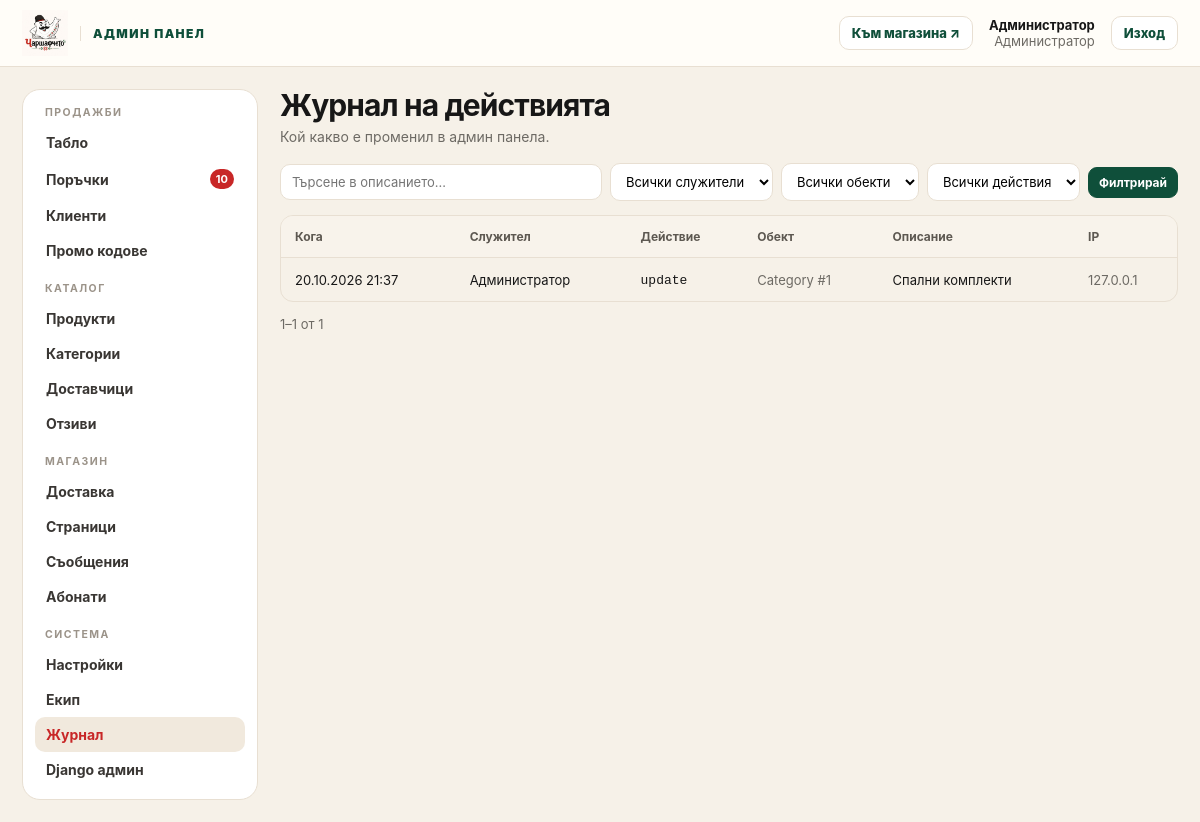
Page /dashboard/audit/ (signed in) on the earlier database version.
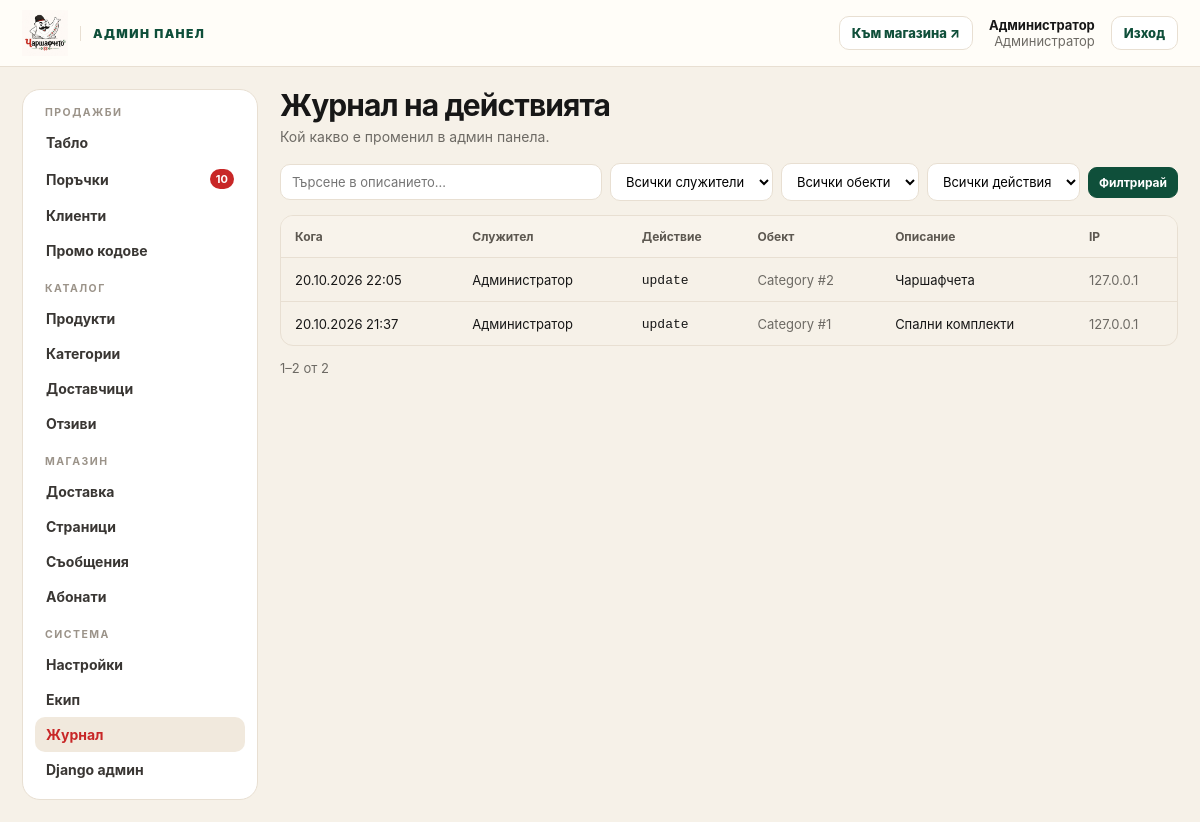
Same page on the later database version.
### core/models.py (models this page shows, shortened)
class AuditLog(models.Model):
    user = models.ForeignKey(settings.AUTH_USER_MODEL, null=True, on_delete=models.SET_NULL)
    action = models.CharField(max_length=40)
    object_type = models.CharField(max_length=60)
    object_id = models.CharField(max_length=40, blank=True)
    summary = models.CharField(max_length=300)
    ip_address = models.GenericIPAddressField(null=True, blank=True)
    created_at = models.DateTimeField(auto_now_add=True)
    class Meta:
        ordering = ["-created_at"]

### accounts/models.py (models this page shows)
class User(AbstractUser):
    username = None
    email = models.EmailField("имейл", unique=True)
    phone = models.CharField("телефон", max_length=32, blank=True)
    marketing_consent = models.BooleanField("съгласие за маркетинг", default=False)
    email_verified = models.BooleanField("потвърден имейл", default=False)
    USERNAME_FIELD = "email"
    REQUIRED_FIELDS = []
    objects = UserManager()
    class Meta:
        verbose_name = "потребител"
        verbose_name_plural = "потребители"
    def __str__(self):
        return self.get_full_name() or self.email

### dashboard/views/content.py (the view)
# urls.py: path("audit/", content.audit_log, name="audit"),
@staff_required
def audit_log(request):
    qs = AuditLog.objects.select_related("user")
    if request.GET.get("user"):
        qs = qs.filter(user_id=request.GET["user"])
    if request.GET.get("type"):
        qs = qs.filter(object_type=request.GET["type"])
    if request.GET.get("action"):
        qs = qs.filter(action=request.GET["action"])
    q = request.GET.get("q", "").strip()
    if q:
        qs = qs.filter(summary__icontains=q)
    return render(request, "dashboard/audit.html", {
        "page": paginate(request, qs),
        "users": get_user_model().objects.filter(is_staff=True),
        "types": AuditLog.objects.values_list("object_type", flat=True).distinct().order_by("object_type"),
        "actions": AuditLog.objects.values_list("action", flat=True).distinct().order_by("action"),
    })

### core/context_processors.py (called while the page is built)
def store(request):
    if request.path.startswith(("/static/", "/media/")):
        return {}
    wishlist_ids = set()
    if request.user.is_authenticated:
        wishlist_ids = set(WishlistItem.objects.filter(user=request.user).values_list("product_id", flat=True))
    else:
        wishlist_ids = set(request.session.get("wishlist", []))
    return {
        "store": SiteSettings.load(),
        "cart": Cart(request),
        "wishlist_ids": wishlist_ids,
        "menu_categories": Category.objects.filter(is_active=True, show_in_menu=True, parent__isnull=True),
        "footer_pages": Page.objects.filter(show_in_footer=True),
        "card_payments_enabled": bool(settings.STRIPE_SECRET_KEY),
        "SITE_URL": settings.SITE_URL,
    }

### core/models.py (called while the page is built)
    @classmethod
    def load(cls):
        obj = cache.get(cls.CACHE_KEY)
        if obj is None:
            obj, _ = cls.objects.get_or_create(pk=1)
            cache.set(cls.CACHE_KEY, obj, 300)
        return obj

### dashboard/access.py (called while the page is built)
def staff_required(view):
    @wraps(view)
    def wrapper(request, *args, **kwargs):
        return _check(request) or view(request, *args, **kwargs)
    return wrapper

### dashboard/templates/dashboard/audit.html (shortened to what this page needs)
{% extends "dashboard/base.html" %}
{% block content %}
<div class="d-head"><div><h1>Журнал на действията</h1><p class="d-sub">Кой какво е променил в админ панела.</p></div></div>
<form class="d-filters" method="get">
  <input type="search" name="q" value="{{ request.GET.q }}" placeholder="Търсене в описанието…" aria-label="Търсене">
  <select name="user" data-autosubmit aria-label="Служител"><option value="">Всички служители</option></select>
  <select name="type" data-autosubmit aria-label="Обект"><option value="">Всички обекти</option>{% for t in types %}{% if t %}<option {% if request.GET.type == t %}selected{% endif %}>{{ t }}</option>{% endif %}{% endfor %}</select>
  <select name="action" data-autosubmit aria-label="Действие"><option value="">Всички действия</option>{% for a in actions %}<option {% if request.GET.action == a %}selected{% endif %}>{{ a }}</option>{% endfor %}</select>
  <button class="d-btn solid" type="submit">Филтрирай</button>
</form>
<div class="table-wrap"><table class="table d-table"><thead><tr><th>Кога</th><th>Служител</th><th>Действие</th><th>Обект</th><th>Описание</th><th>IP</th></tr></thead><tbody>
{% for log in page %}<tr><td style="white-space:nowrap">{{ log.created_at|date:'d.m.Y H:i' }}</td><td>{{ log.user|default:"—" }}</td><td><code>{{ log.action }}</code></td><td class="d-muted">{{ log.object_type }}{% if log.object_id %} #{{ log.object_id }}{% endif %}</td><td>{{ log.summary }}</td><td class="d-muted">{{ log.ip_address|default:"" }}</td></tr>
{% empty %}<tr><td colspan="6" class="d-empty">Няма записи.</td></tr>{% endfor %}
</tbody></table></div>
{% include "dashboard/_pager.html" %}
{% endblock %}

Differences in the rows shown:
added AuditLog: created_at "20.10.2026 22:05", user "Администратор", action "update", object_type "Category", object_id "2", summary "Чаршафчета", ip_address "127.0.0.1"
Other differences:
{{ page.end_index }}: "1" → "2"
{{ page.paginator.count }}: "1" → "2"
